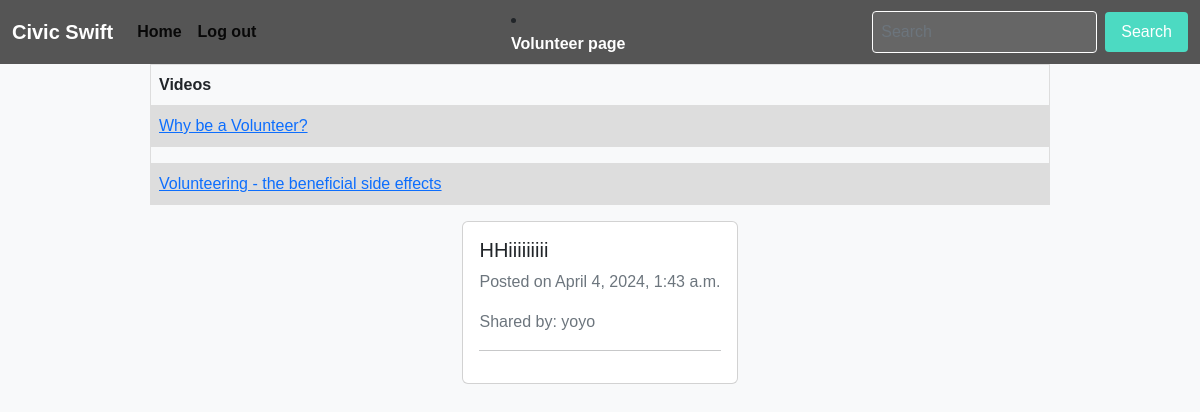
Page /Volunteer/ on the earlier database version.
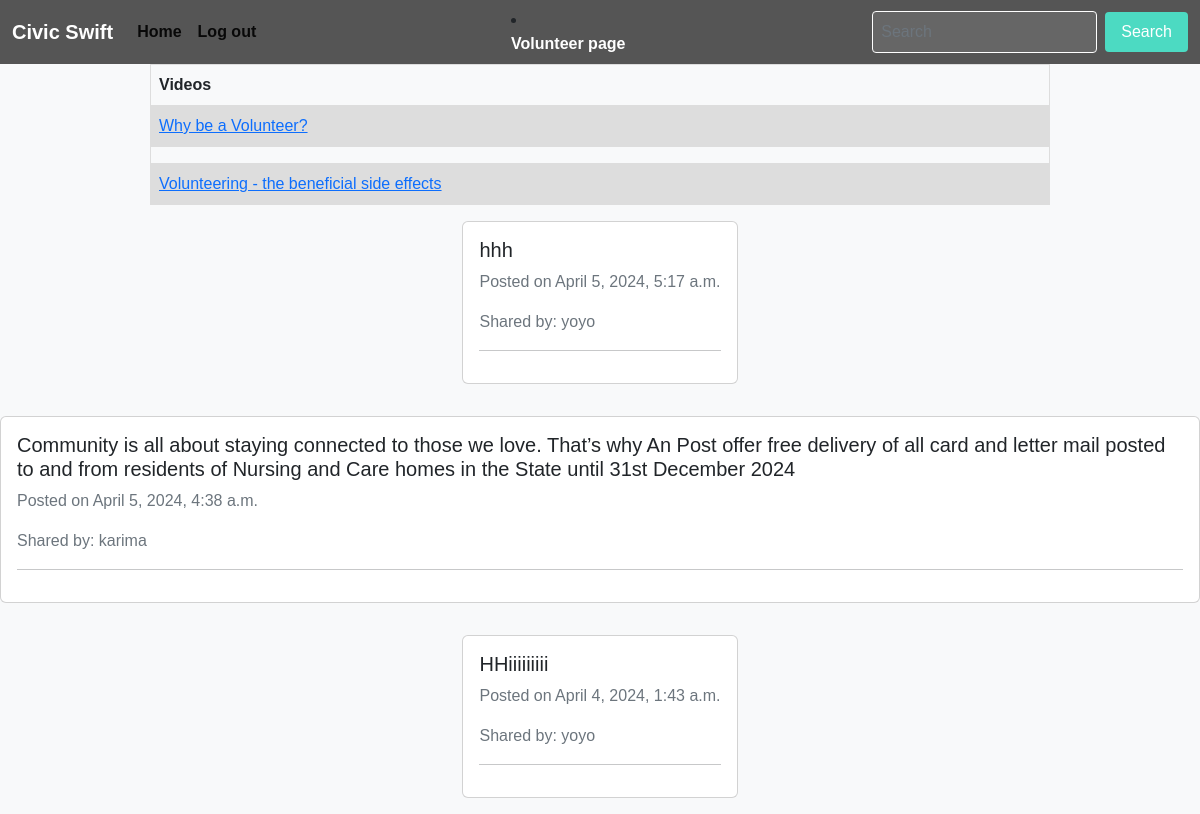
Same page on the later database version.
### core/models.py (models this page shows, shortened)
class Post(models.Model):
    user = models.ForeignKey(User,on_delete=models.CASCADE)
    caption = models.TextField(max_length=600,null=False)
    date_created = models.DateTimeField(auto_now_add=True,null=False)

### core/views.py (the view)
# urls.py: path('Volunteer/', Volunteer.as_view(), name='Volunteer'),
class Volunteer(ListView):
    model = Post
    template_name = "Volunteer.html"
    paginate_by = 10000
    def get_queryset(self):
        return  Post.objects.all().order_by('-date_created')

### Template/Volunteer.html (shortened to what this page needs)
<!DOCTYPE html>
<html lang="en">
<head>
    <link href="https://cdn.jsdelivr.net/npm/bootstrap@5.2.3/dist/css/bootstrap.min.css" rel="stylesheet">
</head>
<body>
    <nav class="navbar navbar-expand-lg">
        <div class="container-fluid">
            <a class="navbar-brand" href="{% url 'homepage' %}">Civic Swift</a>
            <div class="collapse navbar-collapse" id="navbarSupportedContent">
                <ul class="navbar-nav me-auto mb-2 mb-lg-0">
                    <li class="nav-item">
                        <a class="nav-link active" aria-current="page" href="{% url 'homepage' %}">Home</a>
                    </li>
                    <li class="nav-item">
                        <a class="nav-link active" aria-current="page" href="{% url 'logout' %}">Log out</a>
                    </li>
                </ul>
                <li class="nav-item">
                        <a class="nav-link active" aria-current="page" href="{% url 'Volunteer' %}">Volunteer page</a>
                    </li>
                <form class="search-form" role="search" method="get" action="{% url 'search' %}">
                      <input class="form-control me-2" type="search" placeholder="Search" aria-label="Search" name="query">
                      <button class="btn btn-outline-secondary" type="submit">Search</button>
                </form>
            </div>
        </div>
    </nav>
<table style="width:75%">
  <tr>
    <th>Videos</th>
  </tr>
  <tr>
    <td><a href="https://youtu.be/2szQhR4oZtA">Why be a Volunteer?</a></td>
  </tr>
  <tr>
    <td></td>
  </tr>
  <tr>
    <td><a href="https://youtu.be/jbV1TDZQAFc">Volunteering - the beneficial side effects</a></td>
  </tr>
</table>
{% for post in object_list %}
    <div class="card my-3">
        <div class="card-body">
            <h5 class="card-title mb-2">{{ post.caption }}</h5>
            <p class="card-text text-muted mb-3">Posted on {{ post.date_created }}</p>
            <p class="card-text text-muted mb-3">Shared by: {{ post.user }}</p>
            <hr>
        </div>
    </div>
{% endfor %}

Differences in the rows shown:
added Post: caption "hhh", date_created "April 5, 2024, 5:17 a.m.", user "yoyo"
added Post: caption "Community is all about staying connected to those we love. That’s why An Post offer free delivery of all card and letter mail posted to and from residents of Nursing and Care homes in the State until 31st December 2024", date_created "April 5, 2024, 4:38 a.m.", user "karima"
